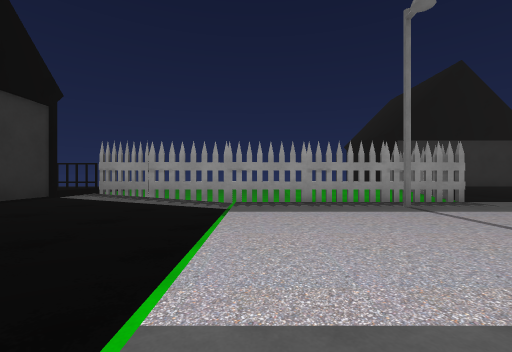
view 1 (above)

22 first-person views from a walk through a scene from a Unity 3-D project. The camera is 1.2 m above the floor, looks level and sees 90° across. Doors are open. The floor is counted in squares, 2.18 m on a side. Each view is taken from the middle of a square. On the plan, view 1 faces up. The plan holds only what a view shows up to about 9 squares ahead; the rest is blank. The place goes on beyond the plan. The player character is not drawn.

view 2
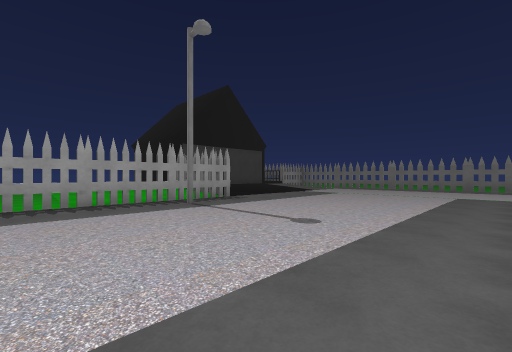

view 3
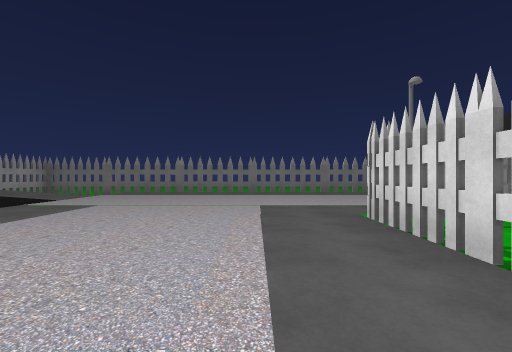

view 4
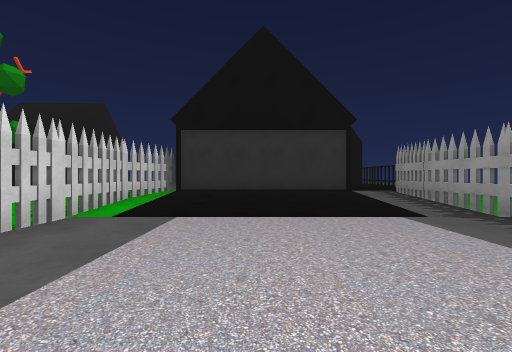

view 5
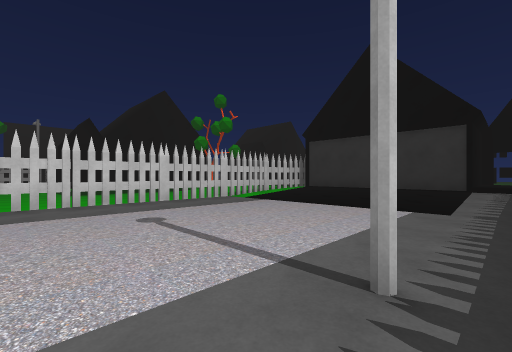

view 6
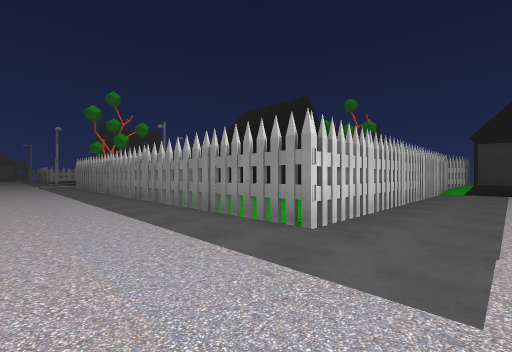

view 7
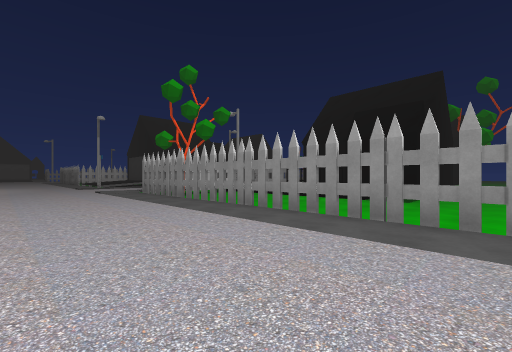

view 8
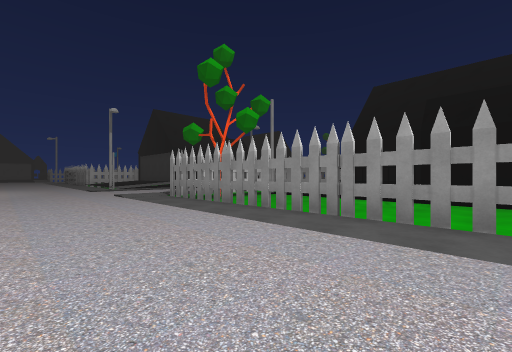

view 9
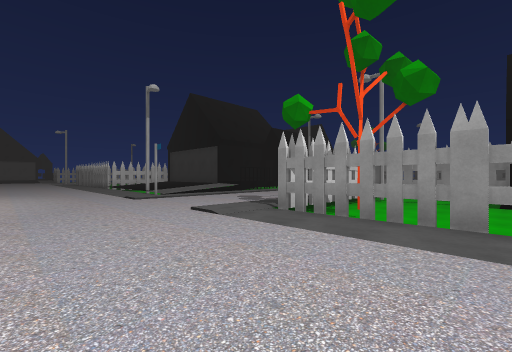

view 10
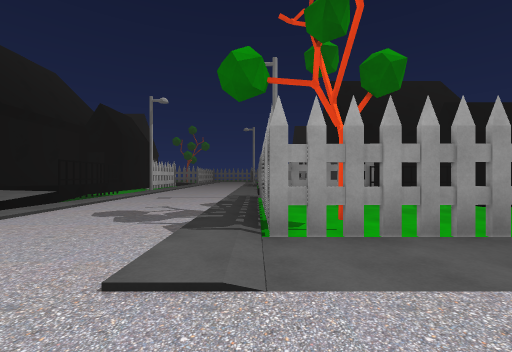

view 11
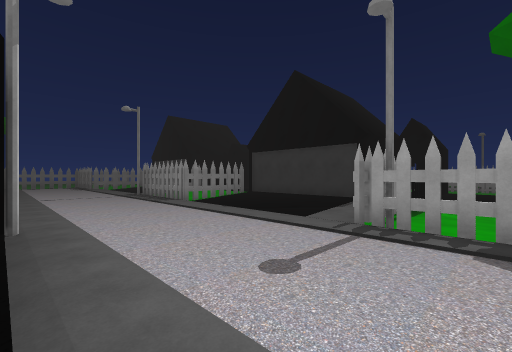

view 12
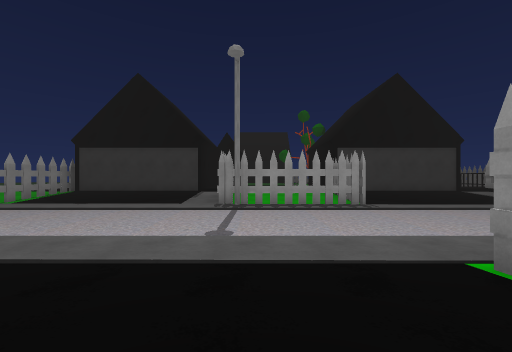

view 13
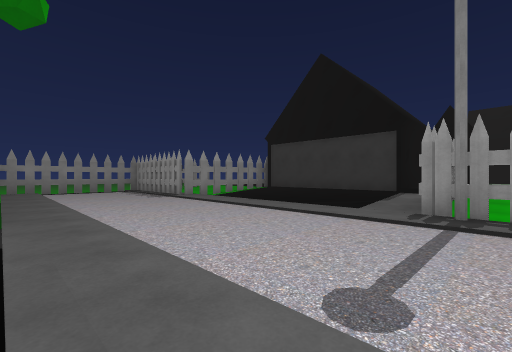

view 14
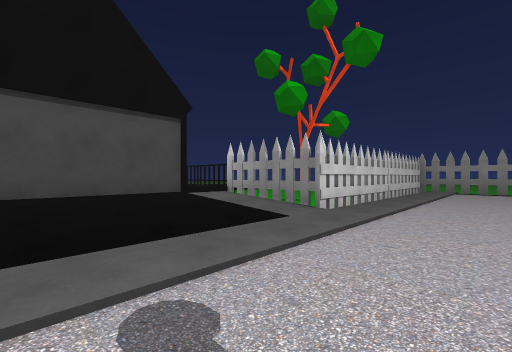

view 15
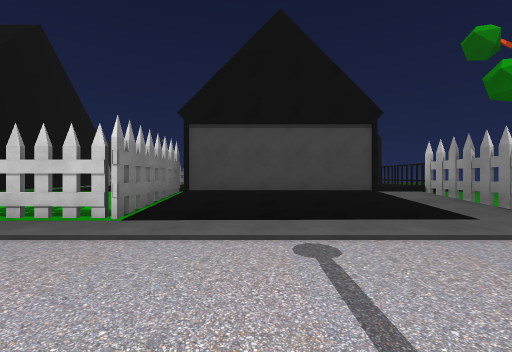

view 16
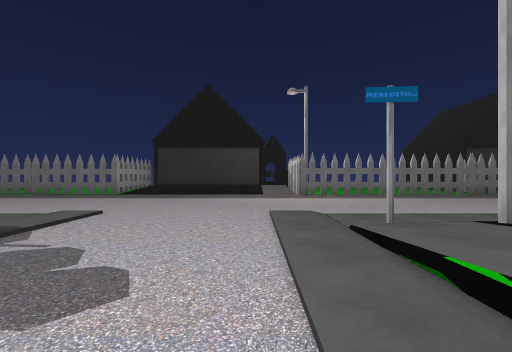

view 17
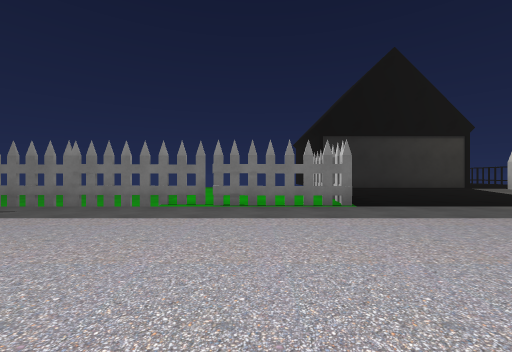

view 18
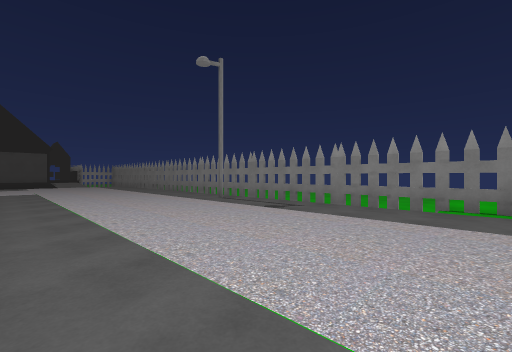

view 19
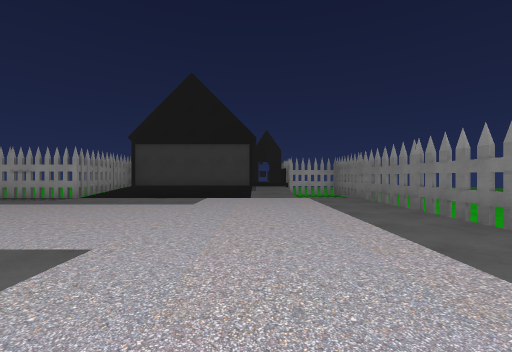

view 20
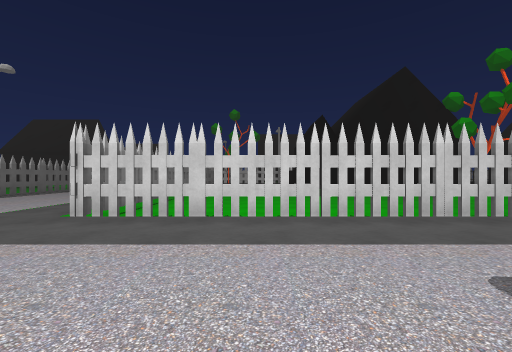

view 21
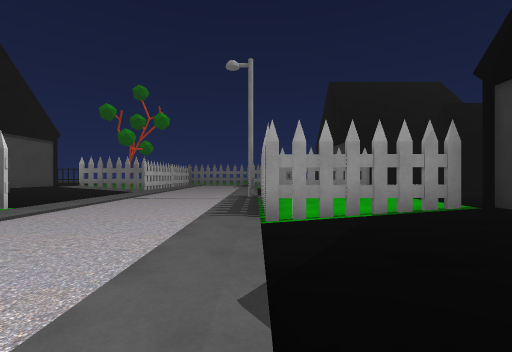

view 22
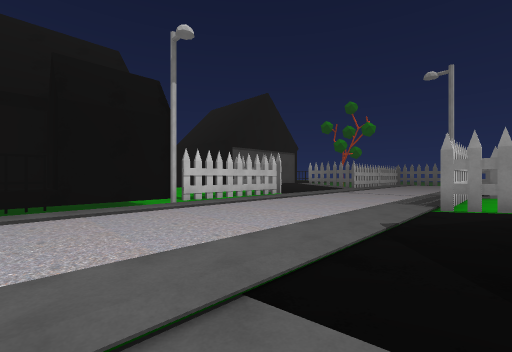

### Floor plan
Key: @ floor where view 1 was taken; # wall or solid block; x gap in a wall; . main floor; : floor 0.25 m higher than the main floor; - floor 0.25 m lower than the main floor; + floor 0.5 m higher than the main floor; * floor 0.75 m higher than the main floor; / step, stairs or slope; D open door; = window, fence, low wall or low ledge; H house; T thing the floor can be seen under or through; R tree.
Columns run from 16 left of view 1 to 16 right of it. Each row starts with its distance up from view 1.
  9                           H
  8              ----:  #     H-#
  7              ----:  #       #
  6           x##x#==####       #--
  5           D**//.............#--
  4           ###:/.............T--
  3             #:/.............T-
  2             #:/.............T
  1             #:/.............T
  0             #:/.@...........#
 -1              ##=TTTTTT=.....#
 -2               :.------=.....#
 -3                .------#.....# --
 -4                -------#....#T---
 -5              R -------#.....T----
 -6              ######:::=.....T----
 -7         ##       ##:::=.....T----
 -8         #D::     DD:::=.....T-
 -9         ## ::    #+=::=.....T:
-10    ####### ::#####/x::=.....T:
-11    #:::::#::#:::::/=--#.....T#x
-12    #.....#./#...../###R....../:#
-13 ####//////#////////////....../:#
-14 #............................/:#
-15 #............................/:#
-16 #............................/:#
-17 x//////.....####HHHH///#....//#*
-18  ####R#/////#: HHD    /.....## ==
-19       #/::::#::H       #....#
-20       x/#####  H       .....#

Where each view was taken, in squares from view 1:
view 1: 0 up, 0 right, facing up
view 2: 0 up, 0 right, facing up-right
view 3: 1 up, 3 right, facing right
view 4: 2 up, 3 right, facing left
view 5: 5 up, 4 right, facing down-left
view 6: 1 up, 9 right, facing down-left
view 7: 4 down, 10 right, facing down-left
view 8: 6 down, 10 right, facing down-left
view 9: 10 down, 10 right, facing down-left
view 10: 13 down, 9 right, facing left
view 11: 17 down, 4 right, facing up-left
view 12: 19 down, 6 left, facing up
view 13: 17 down, 6 left, facing up-left
view 14: 15 down, 6 left, facing down-left
view 15: 14 down, 6 left, facing down
view 16: 16 down, 4 right, facing right
view 17: 10 down, 7 right, facing right
view 18: 9 down, 7 right, facing up-right
view 19: 1 down, 9 right, facing up
view 20: 3 up, 4 right, facing down
view 21: 13 down, 0 right, facing left
view 22: 12 down, 2 right, facing down-left
